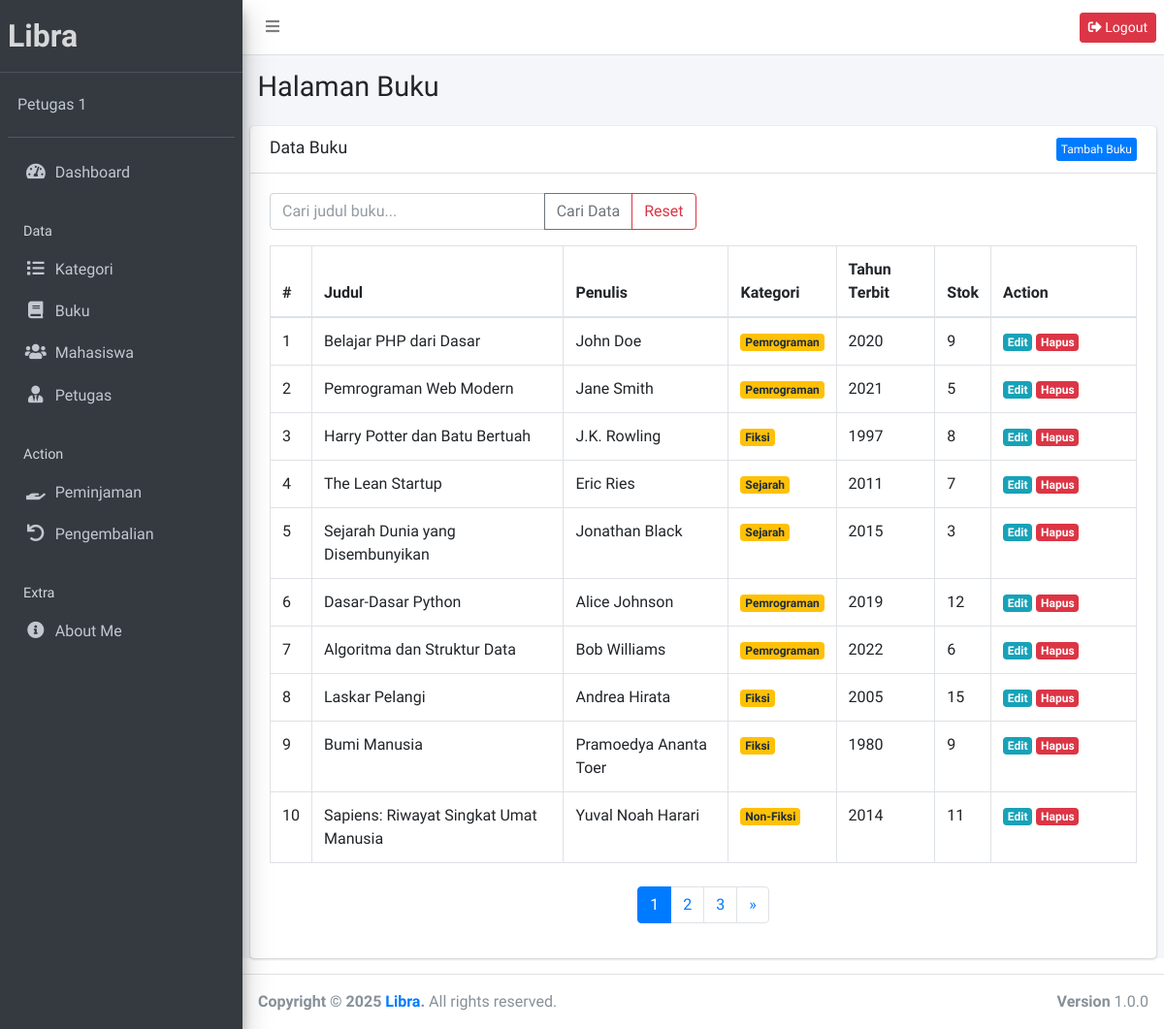
The page /public/buku (signed in) on the database its author committed.
### tables this page shows
CREATE TABLE `buku` (
  `id` int NOT NULL,
  `judul` varchar(255) NOT NULL,
  `penulis` varchar(100) NOT NULL,
  `kategori_id` int NOT NULL,
  `tahun_terbit` year NOT NULL,
  `stok` int NOT NULL,
  `created_at` timestamp NULL DEFAULT CURRENT_TIMESTAMP
);

CREATE TABLE `kategori` (
  `id` int NOT NULL,
  `nama_kategori` varchar(100) NOT NULL,
  `created_at` timestamp NULL DEFAULT CURRENT_TIMESTAMP
);

### app/controllers/Buku.php (called while the page is built, shortened)
<?php
class Buku extends Controller {
    public function index()
    {
        $data['title'] = 'Data Buku';
        $page = isset($_GET['page']) ? intval($_GET['page']) : 1;
        $limit = 10;
        $offset = ($page - 1) * $limit;
        $key = $_SESSION['search_key'] ?? '';
        if (!empty($key)) {
            $data['buku'] = $this->model('BukuModel')->cariBukuPagination($key, $limit, $offset);
            $totalData = $this->model('BukuModel')->getJumlahCariBuku($key);
        } else {
            $data['buku'] = $this->model('BukuModel')->getBukuPagination($limit, $offset);
            $totalData = $this->model('BukuModel')->getJumlahBuku();
        }
        $data['totalPages'] = ceil($totalData / $limit);
        $data['currentPage'] = $page;
        $data['key'] = $key;
        $this->view('buku/index', $data);
    }
}

### app/core/App.php (called while the page is built, shortened)
<?php
class App {
    protected $method = 'index';
    protected $params = [];
    public function __construct() {
        $this->controller = new $this->controller;
        call_user_func_array([$this->controller, $this->method], $this->params);
    }
}

### public/index.php (called while the page is built, shortened)
<?php
$app = new App;

### app/core/Database.php (called while the page is built, shortened)
<?php
class Database {
    private $host = DB_HOST;
    private $user = DB_USER;
    private $pass = DB_PASS;
    private $dbname = DB_NAME;
    private $dbh;
    private $stmt;
    public function __construct() {
        $dsn = "mysql:host={$this->host};dbname={$this->dbname}";
        $options = [
            PDO::ATTR_PERSISTENT => true,
            PDO::ATTR_ERRMODE => PDO::ERRMODE_EXCEPTION
        ];
        try {
            $this->dbh = new PDO($dsn, $this->user, $this->pass, $options);
        } catch (PDOException $e) {
            die("Koneksi gagal: " . $e->getMessage());
        }
    }
    public function query($sql) {
        $this->stmt = $this->dbh->prepare($sql);
    }
    public function bind($param, $value, $type = null) {
        if (is_null($type)) {
            switch (true) {
                case is_int($value):
                    $type = PDO::PARAM_INT;
                    break;
            }
        }
        $this->stmt->bindValue($param, $value, $type);
    }
    public function execute() {
        return $this->stmt->execute();
    }
    public function resultSet() {
        $this->execute();
        return $this->stmt->fetchAll(PDO::FETCH_ASSOC);
    }
}

### app/models/BukuModel.php (called while the page is built, shortened)
<?php
class BukuModel {
    private $table = 'buku';
    private $db;
    public function __construct()
    {
        $this->db = new Database;
    }
    public function getJumlahBuku()
    {
        $this->db->query('SELECT COUNT(*) as jumlah FROM ' . $this->table);
        return $this->db->single()['jumlah'];
    }
    public function getBukuPagination($limit, $offset)
    {
        $query = "SELECT buku.*, kategori.nama_kategori FROM buku
                JOIN kategori ON kategori.id = buku.kategori_id
                LIMIT :limit OFFSET :offset";
        $this->db->query($query);
        $this->db->bind('limit', $limit);
        $this->db->bind('offset', $offset);
        return $this->db->resultSet();
    }
}

### app/views/buku/index.php (the view, shortened to what this page needs)
<div class="content-wrapper">
    <section class="content-header">
        <div class="container-fluid">
            <div class="row mb-2">
                <div class="col-sm-6">
                    <h1>Halaman Buku</h1>
                </div>
            </div>
        </div>
    </section>
    <section class="content">
        <div class="card">
            <div class="card-header">
                <h3 class="card-title"><?= htmlspecialchars($data['title']); ?></h3>
                <a href="<?= base_url; ?>/buku/tambah" class="btn float-right btn-xs btn btn-primary">Tambah Buku</a>
            </div>
            <div class="card-body">
                <form action="<?= base_url; ?>/buku/cari" method="post">
                    <div class="row mb-3">
                        <div class="col-lg-6">
                            <div class="input-group">
                                <input type="text" class="form-control" placeholder="Cari judul buku..." name="key" autocomplete="off" required>
                                <div class="input-group-append">
                                    <button class="btn btn-outline-secondary" type="submit">Cari Data</button>
                                    <a class="btn btn-outline-danger" href="<?= base_url; ?>/buku/reset">Reset</a>
                                </div>
                            </div>
                        </div>
                    </div>
                </form>
                <table class="table table-bordered">
                    <thead>
                        <tr>
                            <th style="width: 10px">#</th>
                            <th>Judul</th>
                            <th>Penulis</th>
                            <th>Kategori</th>
                            <th>Tahun Terbit</th>
                            <th>Stok</th>
                            <th style="width: 150px">Action</th>
                        </tr>
                    </thead>
                    <tbody>
                        <?php $no = ($data['currentPage'] - 1) * 10 + 1; ?>
                        <?php foreach ($data['buku'] as $row) : ?>
                            <tr>
                                <td><?= $no; ?></td>
                                <td><?= htmlspecialchars($row['judul']); ?></td>
                                <td><?= htmlspecialchars($row['penulis']); ?></td>
                                <td><div class="badge badge-warning"><?= htmlspecialchars($row['nama_kategori']); ?></div></td>
                                <td><?= htmlspecialchars($row['tahun_terbit']); ?></td>
                                <td><?= htmlspecialchars($row['stok']); ?></td>
                                <td>
                                    <a href="<?= base_url; ?>/buku/edit/<?= intval($row['id']); ?>" class="badge badge-info">Edit</a>
                                    <a href="#" class="badge badge-danger" data-toggle="modal" data-target="#hapusModal<?= intval($row['id']); ?>">Hapus</a>
                                </td>
                            </tr>
                            <?php $no++; endforeach; ?>
                    </tbody>
                </table>
                <nav aria-label="Page navigation" class="mt-4">
                    <ul class="pagination justify-content-center">
                        <?php if (isset($data['totalPages'])) : ?>
                            <?php for ($i = 1; $i <= $data['totalPages']; $i++) : ?>
                                <li class="page-item <?= (isset($data['currentPage']) && $i == $data['currentPage']) ? 'active' : ''; ?>">
                                    <a class="page-link" href="<?= base_url; ?>/buku?page=<?= $i; ?><?= isset($data['key']) ? '&key=' . urlencode($data['key']) : ''; ?>"><?= $i; ?></a>
                                </li>
                            <?php endfor; ?>
                        <?php endif; ?>
                        <?php if (isset($data['currentPage']) && isset($data['totalPages']) && $data['currentPage'] < $data['totalPages']) : ?>
                            <li class="page-item">
                                <a class="page-link" href="<?= base_url; ?>/buku?page=<?= $data['currentPage'] + 1; ?><?= isset($data['key']) ? '&key=' . urlencode($data['key']) : ''; ?>" aria-label="Next">
                                    <span aria-hidden="true">&raquo;</span>
                                </a>
                            </li>
                        <?php endif; ?>
                    </ul>
                </nav>
            </div>
        </div>
    </section>
</div>

### rows shown on the page
buku: judul "Belajar PHP dari Dasar", penulis "John Doe", kategori.nama_kategori "Pemrograman", tahun_terbit "2020", stok "9"
buku: judul "Pemrograman Web Modern", penulis "Jane Smith", kategori.nama_kategori "Pemrograman", tahun_terbit "2021", stok "5"
buku: judul "Harry Potter dan Batu Bertuah", penulis "J.K. Rowling", kategori.nama_kategori "Fiksi", tahun_terbit "1997", stok "8"
buku: judul "The Lean Startup", penulis "Eric Ries", kategori.nama_kategori "Sejarah", tahun_terbit "2011", stok "7"
buku: judul "Sejarah Dunia yang Disembunyikan", penulis "Jonathan Black", kategori.nama_kategori "Sejarah", tahun_terbit "2015", stok "3"
buku: judul "Dasar-Dasar Python", penulis "Alice Johnson", kategori.nama_kategori "Pemrograman", tahun_terbit "2019", stok "12"
buku: judul "Algoritma dan Struktur Data", penulis "Bob Williams", kategori.nama_kategori "Pemrograman", tahun_terbit "2022", stok "6"
buku: judul "Laskar Pelangi", penulis "Andrea Hirata", kategori.nama_kategori "Fiksi", tahun_terbit "2005", stok "15"
buku: judul "Bumi Manusia", penulis "Pramoedya Ananta Toer", kategori.nama_kategori "Fiksi", tahun_terbit "1980", stok "9"
buku: judul "Sapiens: Riwayat Singkat Umat Manusia", penulis "Yuval Noah Harari", kategori.nama_kategori "Non-Fiksi", tahun_terbit "2014", stok "11"

### other values the page prints
$_SESSION['nama'] "Petugas 1"
$data['title'] "Data Buku"
